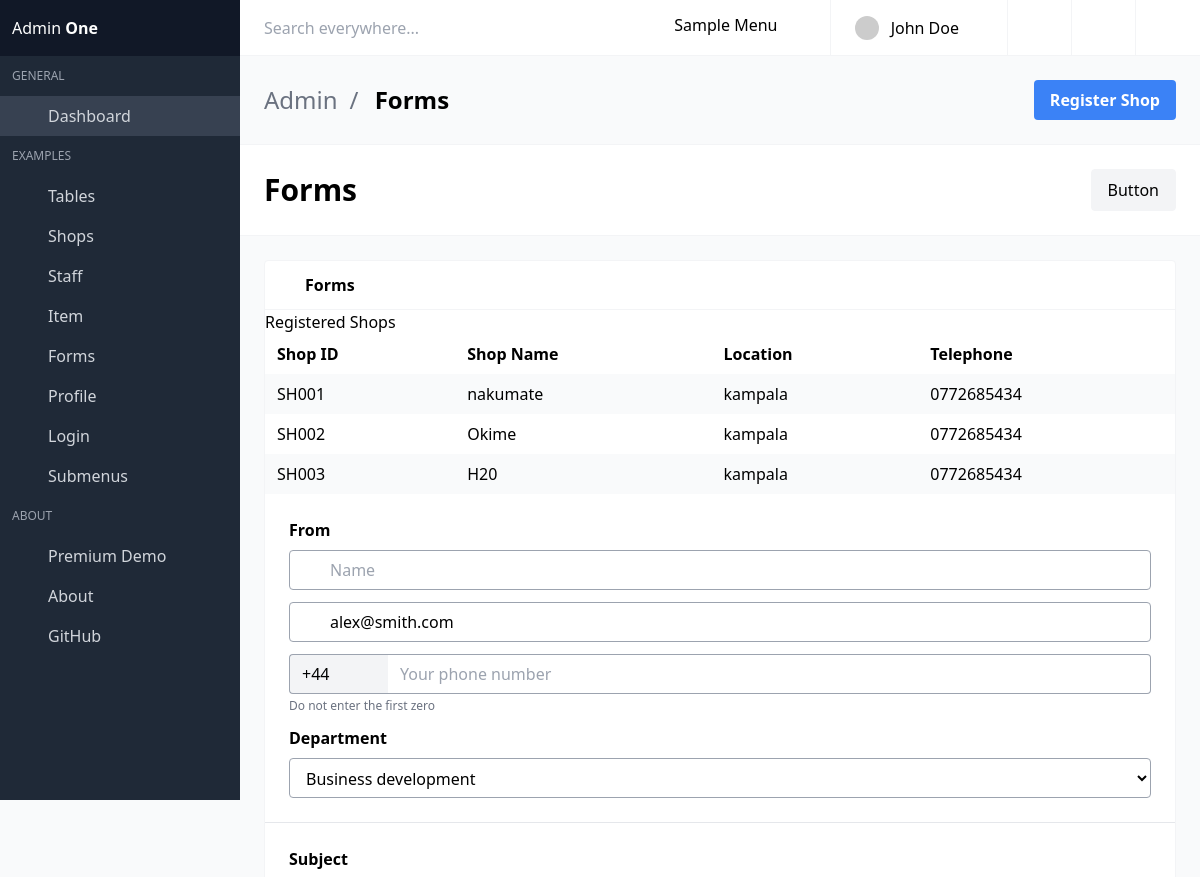
The app's page /shops/ (upper part), older data.
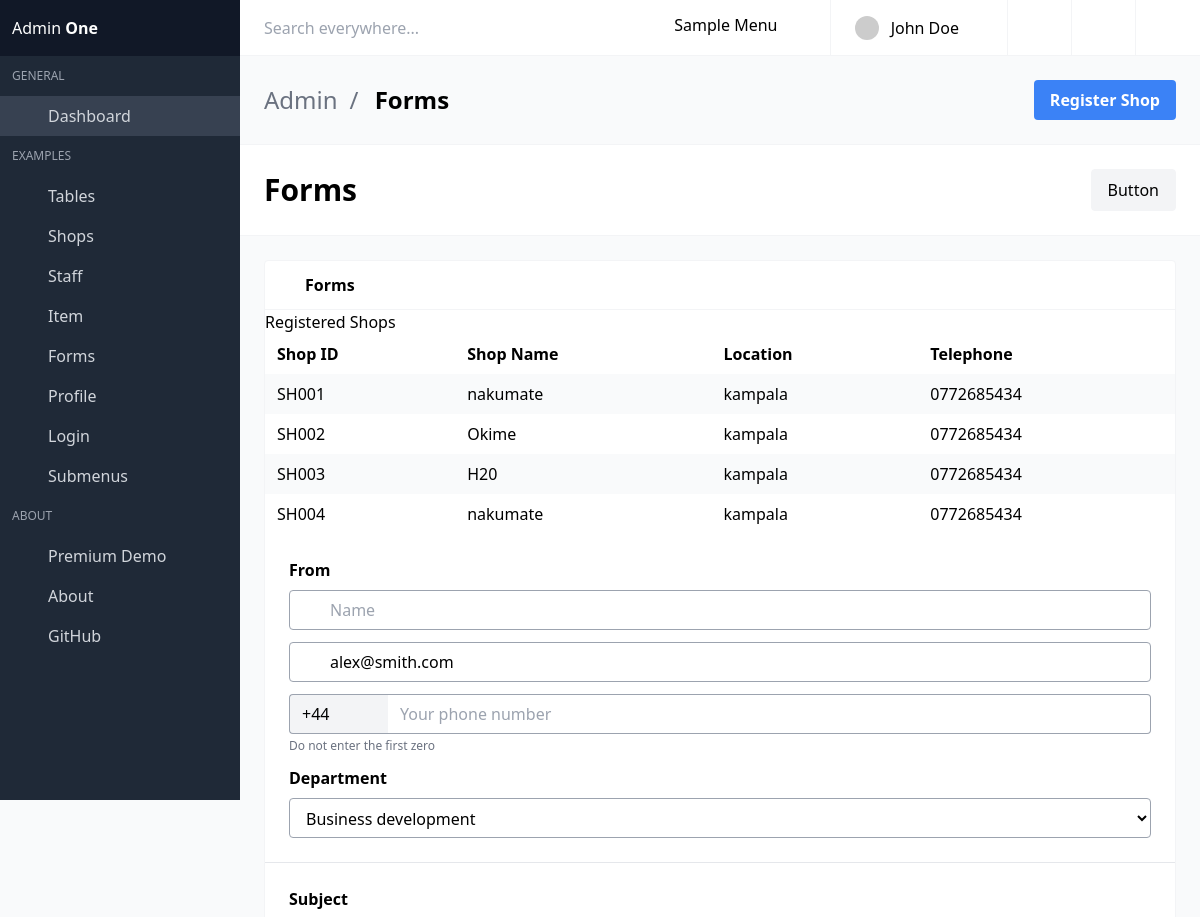
The same page, newer data.
### dashboard/models.py (models this page shows, shortened)
class Shop(models.Model):
    shopID = models.CharField(max_length=10, primary_key=True, default=generate_shop_id)  # Generate unique shopID
    shopName = models.CharField(max_length=255)  # Name of the shop
    location = models.CharField(max_length=255)   # Location of the shop
    telephone = models.CharField(max_length=15)   # Phone number of the shop
    staffAssigned = models.ForeignKey(Staff, on_delete=models.SET_NULL, null=True, blank=True)

### dashboard/views.py (the view, shortened to what this page needs)
# urls.py: path('shops/', views.shop_page, name='shops'),  # 'shops' is the name of the URL
def shop_page(request):
    shops = Shop.objects.all()
    staff = Staff.objects.all()
    return render(request, 'shops.html', {'shops': shops, 'staff': staff })  # Ensure'shop.html' is in your templates folder

### core/templates/shops.html (shortened to what this page needs)
{% extends 'dashboard.html' %}
{% block content %}
<li>Forms</li>
</ul>
<button id="openShopForm" class="bg-blue-500 hover:bg-blue-700 text-white font-bold py-2 px-4 rounded">
    Register Shop
</button>
</div>
</section>
<section class="is-hero-bar">
<div class="flex flex-col md:flex-row items-center justify-between space-y-6 md:space-y-0">
<h1 class="title">
  Forms
</h1>
<button class="button light">Button</button>
</div>
</section>
<section class="section main-section">
<div class="card mb-6">
  <header class="card-header">
    <p class="card-header-title">
      <span class="icon"></span>
      Forms
    </p>
  </header>
  <h1>Registered Shops</h1>
  <table border="1">
      <thead>
          <tr>
              <th>Shop ID</th>
              <th>Shop Name</th>
              <th>Location</th>
              <th>Telephone</th>
          </tr>
      </thead>
      <tbody>
          {% for shop in shops %}
          <tr>
              <td>{{ shop.shopID}}</td>
              <td>{{ shop.shopName }}</td>
              <td>{{ shop.location }}</td>
              <td>{{ shop.telephone }}</td>
          </tr>
          {% endfor %}
      </tbody>
  </table>
  <div class="card-content">
    <form method="get">
      <div class="field">
        <label class="label">From</label>
        <div class="field-body">
          <div class="field">
            <div class="control icons-left">
              <input class="input" type="text" placeholder="Name">
              <span class="icon left"></span>
            </div>
          </div>
          <div class="field">
            <div class="control icons-left icons-right">
              <input class="input" type="email" placeholder="Email" value="alex@smith.com">
              <span class="icon left"></span>
              <span class="icon right"></span>
            </div>
          </div>
        </div>
      </div>
      <div class="field">
        <div class="field-body">
          <div class="field">
            <div class="field addons">
              <div class="control">
                <input class="input" value="+44" size="3" readonly>
              </div>
              <div class="control expanded">
                <input class="input" type="tel" placeholder="Your phone number">
              </div>
            </div>
            <p class="help">Do not enter the first zero</p>
          </div>
        </div>
      </div>
      <div class="field">
        <label class="label">Department</label>
        <div class="control">
          <div class="select">
            <select>
              <option>Business development</option>
            </select>
          </div>
        </div>
      </div>
      <hr>
      <div class="field">
        <label class="label">Subject</label>
      </div>
    </form>
  </div>
</div>
</section>
{% endblock %}

Row changes from the older to the newer data that the page shows:
added Shop: shopID "SH004", shopName "nakumate", location "kampala", telephone "0772685434"
